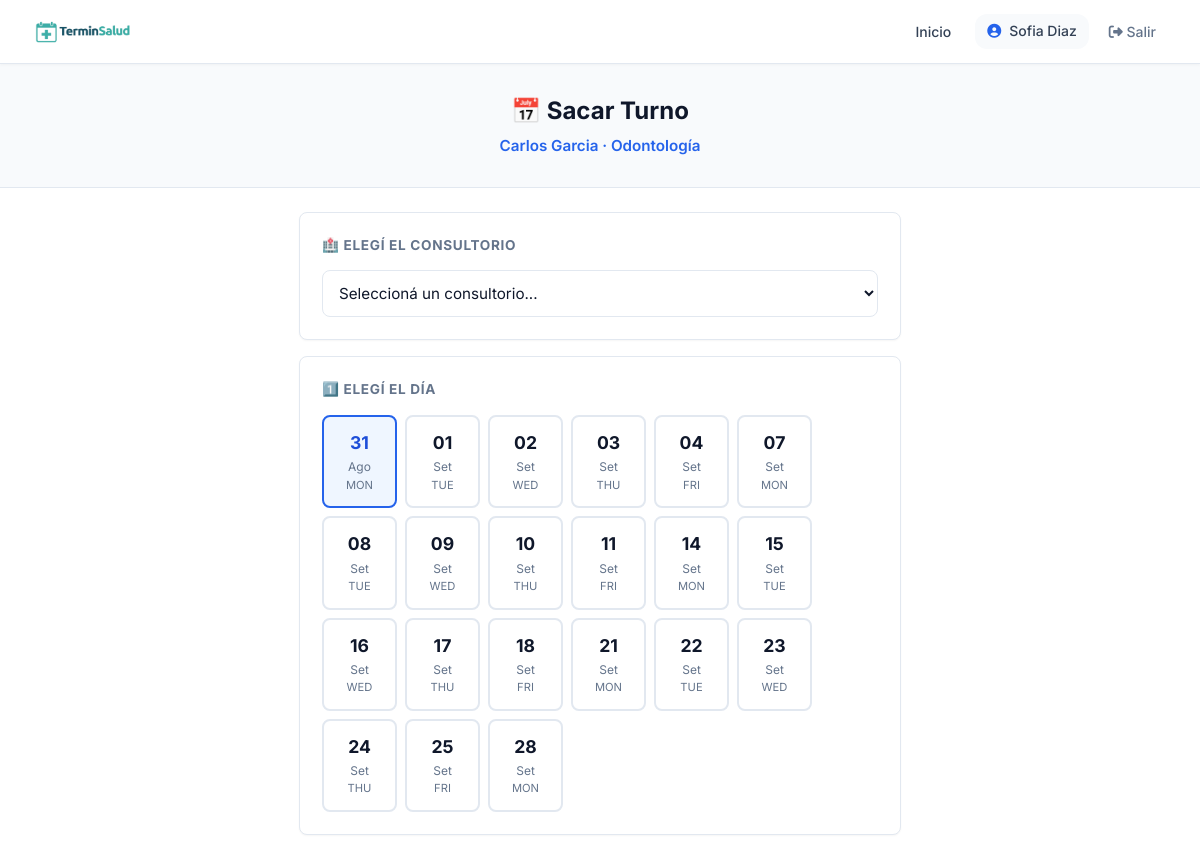
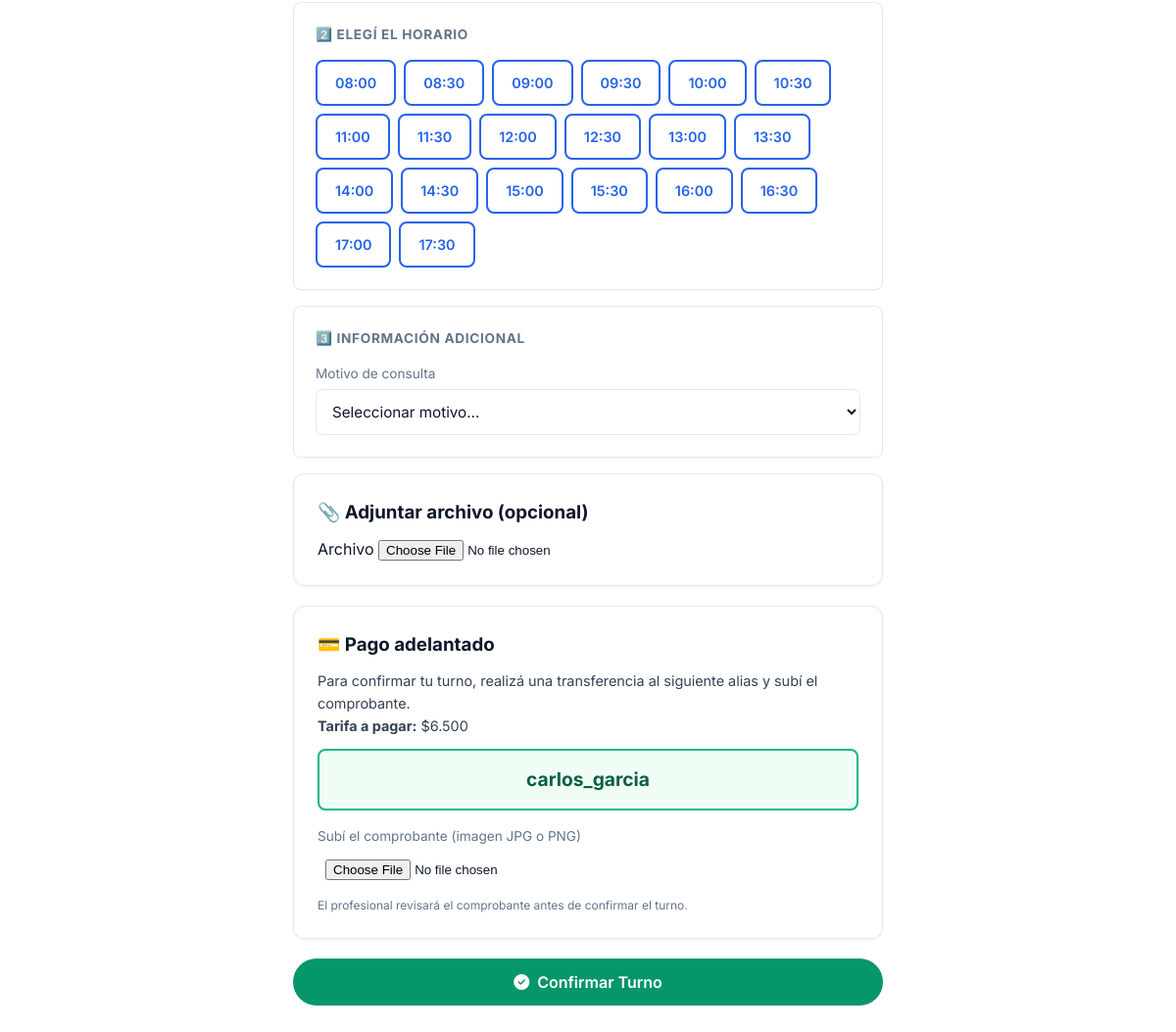
The page /paciente/sacar-turno/24/ (signed in) on the database its author committed (2 pictures, top to bottom).
### usuarios/models.py (models this page shows, shortened)
class Usuario(AbstractUser):
    ROLES = [
        ('admin', 'Administrador'),
        ('profesional', 'Profesional'),
        ('secretaria', 'Secretaría'),
        ('paciente', 'Paciente'),
    ]
    rol = models.CharField(max_length=20, choices=ROLES, default='paciente')
    telefono = models.CharField(max_length=20, blank=True)
    establecimiento = models.ForeignKey(
    'establecimientos.Establecimiento',
    on_delete=models.SET_NULL,
    null=True,
    blank=True,
    verbose_name='Establecimiento'
)
    class Meta:
        verbose_name = 'Usuario'
        verbose_name_plural = 'Usuarios'

### profesionales/models.py (models this page shows, shortened)
class Profesional(Persona):
    ESPECIALIDADES = [
        ('odontologia', 'Odontología'),
        ('kinesiologia', 'Kinesiología'),
        ('psicologia', 'Psicología'),
        ('nutricion', 'Nutrición'),
        ('cardiologia', 'Cardiología'),
        ('medicina_general', 'Medicina General'),
        ('dermatologia', 'Dermatología'),
        ('estetica', 'Estética'),
        ('pediatria', 'Pediatría'),
        ('traumatologia', 'Traumatología'),
        ('veterinaria', 'Veterinaria'),
        ('fonoaudiologia', 'Fonoaudiologia'),
        ('laboratorio', 'Laboratorio'),
        ('otro', 'Otro'),
    ]
    usuario = models.OneToOneField(
        'usuarios.Usuario',
        on_delete=models.CASCADE,
        verbose_name='Usuario'
    )
    especialidad = models.CharField(
        max_length=50,
        choices=ESPECIALIDADES,
        verbose_name='Especialidad'
    )
    matricula = models.CharField(
        max_length=50,
        blank=True,
        verbose_name='Matrícula Profesional'
    )
    color_calendario = models.CharField(
        max_length=7,
        default='#4A90D9',
        verbose_name='Color en Calendario'
    )
    acepta_obra_social = models.BooleanField(
        default=False,
        verbose_name='Acepta Obra Social'
    )
    descripcion = models.TextField(
        blank=True,
        verbose_name='Descripción Profesional'
    )
    alias_pago = models.CharField(max_length=200, blank=True, verbose_name='Alias para transferencia')
    foto = models.ImageField(
    upload_to='profesionales/',
    blank=True,
    null=True,
    verbose_name='Foto de Perfil'
    )
    establecimientos = models.ManyToManyField(
    'establecimientos.Establecimiento',
    blank=True,
    related_name='profesionales',
    verbose_name='Consultorios donde atiende'
    )
    frase_destacada = models.CharField(max_length=200, blank=True, verbose_name='Frase destacada')
    precio_particular = models.DecimalField(max_digits=10, decimal_places=2, null=True, blank=True, verbose_name='Precio consulta particular')
    obras_sociales_texto = models.TextField(blank=True, verbose_name='Obras sociales (texto libre)')
    servicios_texto = models.TextField(blank=True, verbose_name='Servicios / Especializaciones')
    servicios_destacados = models.TextField(blank=True, verbose_name='Servicios destacados')
    especializaciones = models.TextField(blank=True, verbose_name='Especializaciones')
    atiende_por_orden = models.BooleanField(
    default=False,
    verbose_name='Atiende por orden de llegada'
)
    obras_sociales = models.ManyToManyField(
        'obras_sociales.ObraSocial',
        blank=True,
        related_name='profesionales',
        verbose_name='Obras Sociales'
    )
    planes = models.ManyToManyField(
        'obras_sociales.Plan',
        blank=True,
        verbose_name='Planes'
    )
    permite_ejercicios = models.BooleanField(
    default=False,
    verbose_name='Activar sección de ejercicios'
)
    permite_planes_alimentacion = models.BooleanField(
        default=False,
        verbose_name='Activar planes de alimentación'
    )
    class Meta:
        verbose_name = 'Profesional'
        verbose_name_plural = 'Profesionales'
        ordering = ['apellido', 'nombre']

### pacientes/views_portal.py (the view, shortened to what this page needs)
@login_required
def sacar_turno_paciente(request, profesional_id=None):
    if request.user.rol != 'paciente':
        return redirect('home')
    paciente = get_object_or_404(Paciente, usuario=request.user)
    hoy = date.today()
    cliente_slug = request.session.get('cliente_slug')
    cliente = None
    if cliente_slug:
        try:
            cliente = ClienteSaaS.objects.get(slug=cliente_slug, activo=True)
        except ClienteSaaS.DoesNotExist:
            pass
    if profesional_id:
        profesional = get_object_or_404(Profesional, id=profesional_id, activo=True)
        if cliente and cliente.tipo == 'consultorio':
            if cliente.establecimiento not in profesional.establecimientos.all():
                messages.error(request, 'Profesional no disponible en este consultorio.')
                return redirect('panel_paciente')
        return mostrar_formulario_paciente(request, paciente, profesional, hoy, cliente)

### pacientes/templates/pacientes/portal/sacar_turno.html (shortened to what this page needs)
{% extends 'core_app/base.html' %}
{% load humanize %}
{% load static %}
{% block extra_css %}
    <link rel="stylesheet" href="{% static 'css/pages/portal_paciente.css' %}">
{% endblock %}
{% block content %}
<div class="sacar-turno-page">
    <div class="sacar-turno-top">
        <h1>📅 Sacar Turno</h1>
        <p class="profesional-info">{{ profesional.nombre_completo }} · {{ profesional.get_especialidad_display }}</p>
    </div>
    <div class="sacar-turno-container">
        <form method="post" id="form-turno" enctype="multipart/form-data">
            {% if profesional.establecimientos.count > 1 and not cliente or cliente.tipo != 'consultorio' %}
                <div class="sacar-turno-card">
                    <h3>🏥 Elegí el consultorio</h3>
                    <select name="establecimiento" class="sacar-turno-select" onchange="this.form.submit()">
                        <option value="">Seleccioná un consultorio...</option>
                    </select>
                </div>
            {% endif %}
            {% if dias_disponibles %}
                <div class="sacar-turno-card">
                    <h3>1️⃣ Elegí el día</h3>
                    <div class="dias-grid-sacar">
                        {% for dia in dias_disponibles %}
                        <label class="dia-label-sacar {% if forloop.first %}seleccionado{% endif %}" onclick="marcarDia(this, '{{ dia.fecha_str }}')">
                            <div class="dia-numero-sacar">{{ dia.fecha|date:"d" }}</div>
                            <div class="dia-mes-sacar">{{ dia.fecha|date:"M" }}</div>
                            <div class="dia-nombre-sacar">{{ dia.nombre_dia|slice:":3" }}</div>
                        </label>
                        {% endfor %}
                    </div>
                </div>
                <div class="sacar-turno-card">
                    <h3>2️⃣ Elegí el horario</h3>
                    <div id="horarios-container">
                        {% for dia in dias_disponibles %}
                        <div class="horarios-grid-sacar horarios-dia-grupo {% if forloop.first %}activo{% endif %}" data-fecha="{{ dia.fecha_str }}">
                            {% for slot in dia.slots %}
                            <label class="hora-label-sacar" onclick="marcarHora(this)">
                                {{ slot }}
                            </label>
                            {% endfor %}
                        </div>
                        {% endfor %}
                    </div>
                </div>
                <div class="sacar-turno-card">
                    <h3>3️⃣ Información adicional</h3>
                    <label style="display: block; font-size: 0.85rem; color: var(--text-muted); margin-bottom: 4px;">
                        Motivo de consulta
                    </label>
                    <select name="tipo_consulta" id="motivo_consulta" class="sacar-turno-select">
                        <option value="">Seleccionar motivo...</option>
                    </select>
                </div>
                <div class="card" style="margin-bottom: 20px;">
                    <h3 style="margin-bottom: 10px;">📎 Adjuntar archivo (opcional)</h3>
                    <div class="form-group">
                        <label>Archivo</label>
                        <input type="file" name="archivo" class="form-input" accept=".pdf,.jpg,.jpeg,.png,.dcm">
                    </div>
                </div>
                {% if alias_pago %}
                <div class="card" style="margin-bottom: 20px;">
                    <h3 style="margin-bottom: 10px;">💳 Pago adelantado</h3>
                    <p style="font-size: 0.9rem; color: var(--text-secondary); margin-bottom: 12px;">
                        Para confirmar tu turno, realizá una transferencia al siguiente alias y subí el comprobante.
                        {% if precio_particular %}
                            <br><strong>Tarifa a pagar:</strong> ${{ precio_particular|floatformat:0|intcomma }}
                        {% endif %}
                    </p>
                    <div style="background: #f0fdf4; border: 2px solid #10b981; border-radius: 8px; padding: 14px; margin-bottom: 16px; text-align: center; font-size: 1.2rem; font-weight: 700; color: #065f46; word-break: break-all;">
                        {{ alias_pago }}
                    </div>
                    <label style="display: block; font-size: 0.85rem; color: var(--text-muted); margin-bottom: 4px;">
                        Subí el comprobante (imagen JPG o PNG)
                    </label>
                    <input type="file" name="comprobante" accept="image/*" class="form-input" style="padding: 8px;">
                    <p style="font-size: 0.75rem; color: var(--text-muted); margin-top: 8px;">
                        El profesional revisará el comprobante antes de confirmar el turno.
                    </p>
                </div>
                {% endif %}
                <button type="submit" class="btn-confirmar-turno">
                    <i class="fas fa-check-circle"></i> Confirmar Turno
                </button>
            {% elif establecimiento_seleccionado %}
                <div class="sacar-turno-card sacar-turno-empty">
                    <span class="icono">📅</span>
                    <p style="font-weight: 500;">No hay turnos disponibles</p>
                    <p>Probá con otro consultorio o más adelante.</p>
                </div>
            {% else %}
                <div class="sacar-turno-card sacar-turno-empty">
                    <span class="icono">🏥</span>
                    <p style="font-weight: 500;">Seleccioná un consultorio</p>
                    <p>Para ver los turnos disponibles.</p>
                </div>
            {% endif %}
        </form>
    </div>
</div>
{% endblock %}

### core_app/templates/core_app/base.html (shortened to what this page needs)
<!DOCTYPE html>
<html lang="es">
<head>
    <link rel="stylesheet" href="https://cdnjs.cloudflare.com/ajax/libs/font-awesome/6.4.0/css/all.min.css">
    {% load static %}
    <link rel="stylesheet" href="{% static 'css/core/base.css' %}">
    <link rel="stylesheet" href="{% static 'css/themes/default.css' %}" id="theme-css">
    <link rel="stylesheet" href="{% static 'css/core/layout.css' %}">
    <link rel="stylesheet" href="{% static 'css/core/components.css' %}">
    {% block extra_css %}{% endblock %}
</head>
<body>
    <nav class="navbar">
        <a href="{% url 'home' %}" class="navbar-brand">
            <img src="{% static 'img/TerminSalud.png' %}" alt="TerminSalud" class="logo-theme-light" height="30">
        </a>
        <ul class="navbar-nav">
            <li><a href="{% url 'home' %}" class="nav-link {% if request.resolver_match.url_name == 'home' %}active{% endif %}">Inicio</a></li>
            {% if user.is_authenticated %}
                <li>
                    <span class="nav-user">
                        <i class="fas fa-user-circle"></i>
                        {{ user.get_full_name|default:user.username }}
                    </span>
                </li>
                <li>
                    <form method="post" action="{% url 'logout' %}" style="display: inline;">
                        <button type="submit" class="btn-logout">
                            <i class="fas fa-sign-out-alt"></i> Salir
                        </button>
                    </form>
                </li>
            {% else %}
                <li><a href="{% url 'login' %}" class="btn btn-sm">Ingresar</a></li>
            {% endif %}
        </ul>
    </nav>
    <div class="container">
        {% block content %}{% endblock %}
    </div>
</body>
</html>

### rows shown on the page
Usuario: get_full_name "Sofia Diaz"
Profesional: nombre_completo "Carlos Garcia", especialidad "Odontología", precio_particular "6.500", alias_pago "carlos_garcia"

### other values the page prints
{{ dia.fecha|date:"d" }} "31" "01" "02" "03" "04" "07" "08" "09" "10" "11" "14" "15" "16" "17" "18" "21" "22" "23" "24" "25" "28"
{{ dia.fecha|date:"M" }} "Ago" "Set" "Set" "Set" "Set" "Set" "Set" "Set" "Set" "Set" "Set" "Set" "Set" "Set" "Set" "Set" "Set" "Set" "Set" "Set" "Set"
{{ dia.nombre_dia|slice:":3" }} "MON" "TUE" "WED" "THU" "FRI" "MON" "TUE" "WED" "THU" "FRI" "MON" "TUE" "WED" "THU" "FRI" "MON" "TUE" "WED" "THU" "FRI" "MON"
{{ slot }} "08:00" "08:30" "09:00" "09:30" "10:00" "10:30" "11:00" "11:30" "12:00" "12:30" "13:00" "13:30" "14:00" "14:30" "15:00" "15:30" "16:00" "16:30" "17:00" "17:30"
